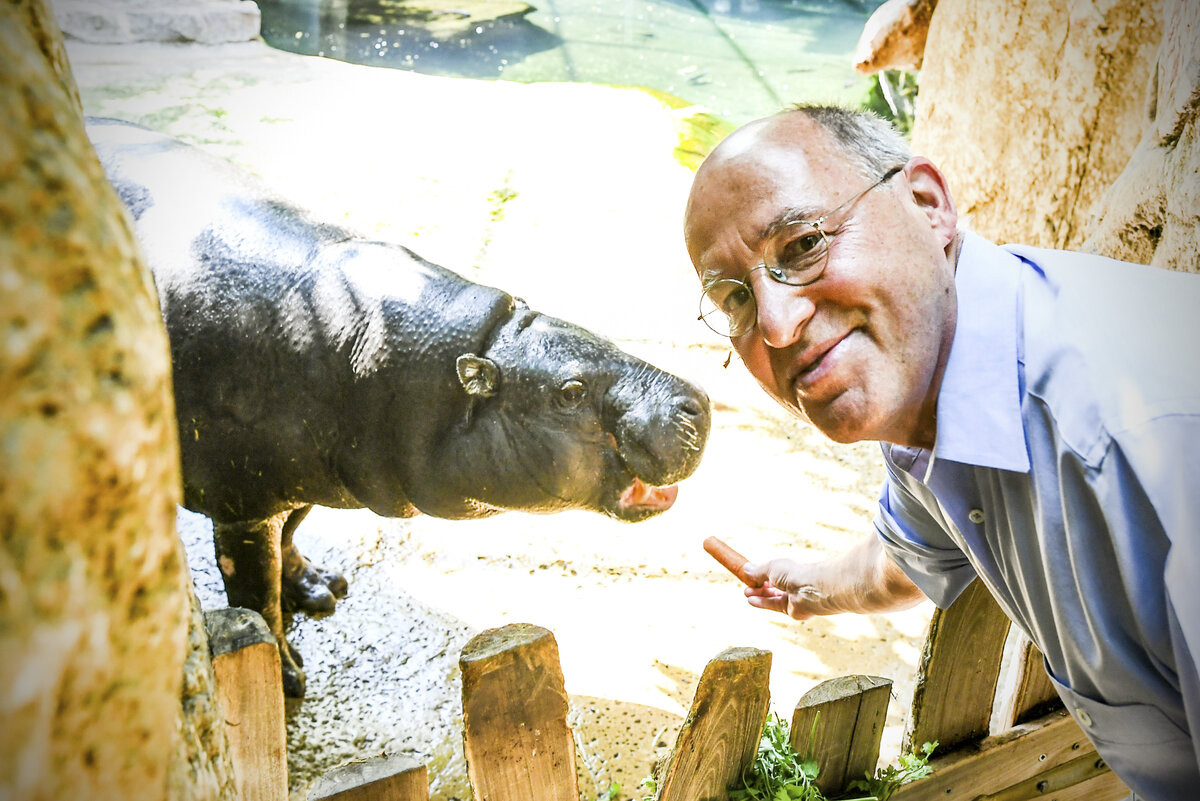
#> input picture local proof of concept/data/input/test.jpg, 1200 x 801 px, found by its file name
$ python videomanipulation.py
#> lines starting #> are read from the running program, lines starting #| are printed output that depends on the picture; after the words box and inside, x2 and y2 are one past the last pixel; in counts of white or black regions, pixels touching at a corner belong together
### local proof of concept/back/basicpicturemanipulation.py
#basic functions for the manipulation of pictures are done here

import cv2 as cv
import numpy as np
import os
from filters import filter_bw

test = "Test.jpeg"
# [39 lines left out: functions get_path, read_picture, gray_filter, show_image, not called in this run]

def write_image(gray):
        cv.imwrite(get_path("output",test), gray)

def image_filter(path, apply, filename):
        img = cv.imread(path)
#> img is the input picture: shape (801, 1200, 3); mean B, G, R 152.4, 175.6, 183.6
        img = apply(img)
        cv.imwrite(filename, img)

image_filter("local proof of concept/data/input/test.jpg", filter_bw, "local proof of concept/data/output/test.jpg")

### local proof of concept/back/filters.py
import cv2 as cv
import numpy as np

# given img becomes Grayscale
def filter_gray(img):
    gray = cv.cvtColor(img, cv.COLOR_BGR2GRAY)
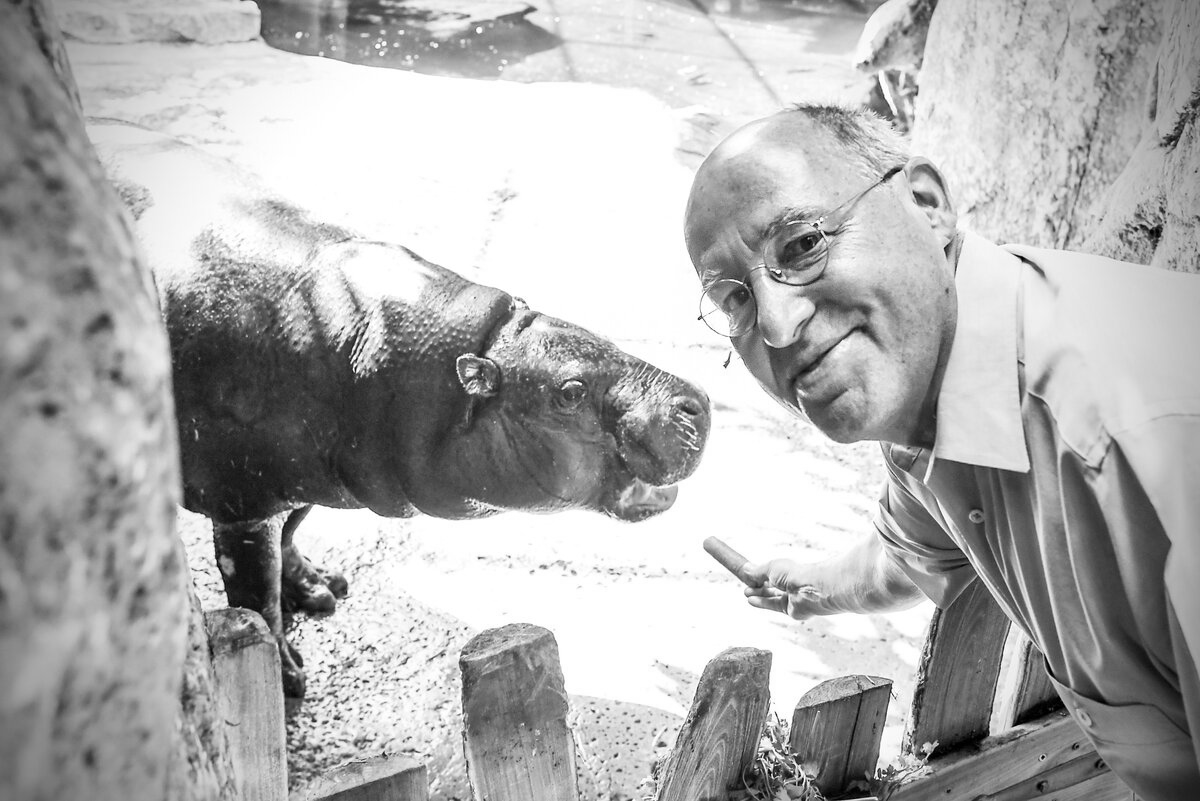
#> gray: shape (801, 1200); min 0, max 255, mean 175.4
    gray = cv.cvtColor(gray, cv.COLOR_GRAY2BGR)
#> gray: shape (801, 1200, 3)
    return gray

# given img becomes black and white
def filter_bw(img):
    gray = filter_gray(img)
    _, bw = cv.threshold(gray, 150, 255, cv.THRESH_BINARY)
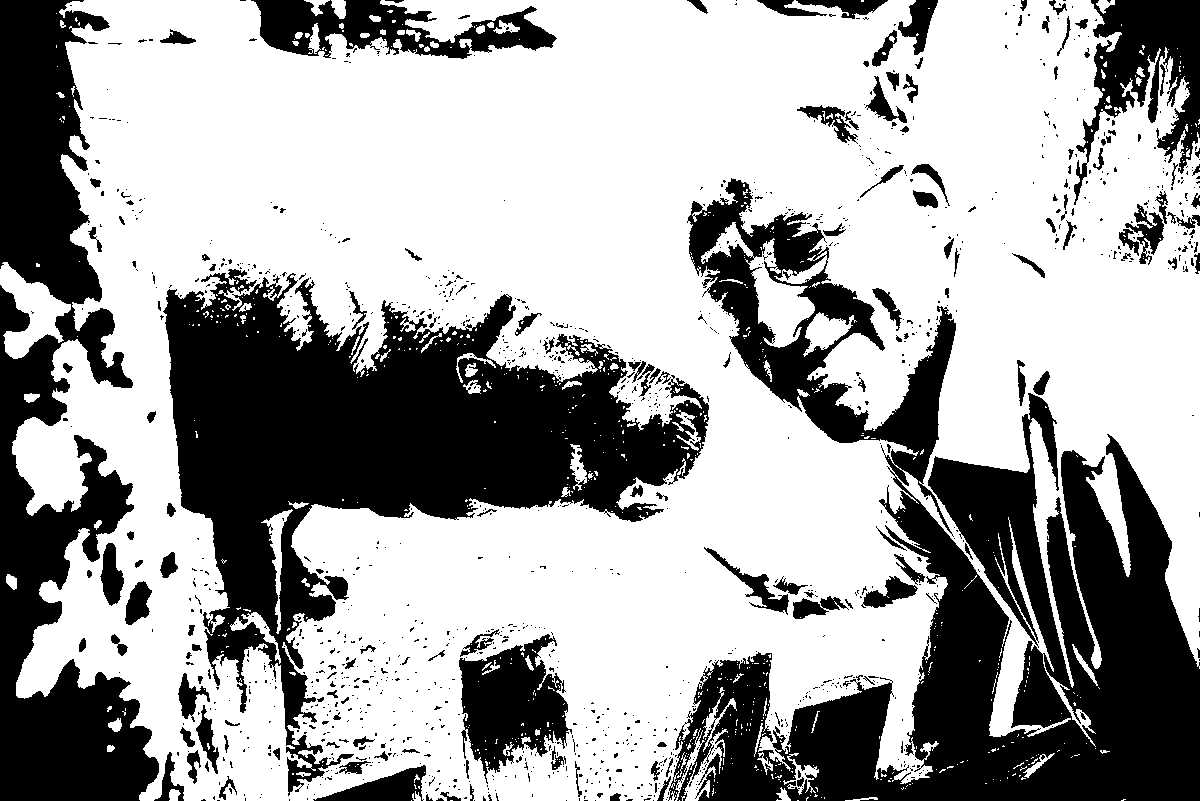
#> bw: shape (801, 1200, 3); 64.5% white; 1267 black regions (1101 under 20 px), largest, box (x1, y1, x2, y2) and area: (668, 178, 1200, 801) 121548, (163, 269, 709, 796) 100395, (0, 0, 159, 801) 61647
    return bw

# given img becomes invertet
def filter_invert(img):
    invert = cv.bitwise_not(img)
    return invert

# given img becomes sketched
def filter_sketch(img):
    _, sketch = cv.pencilSketch(img, sigma_s=7, sigma_r=0.8, shade_factor=0.03)
    return sketch

# given img gets sepia colored overlay
# intensity decides intensity of the overlay
# [59 lines left out: functions filter_sepia, filter_pixel, filter_blurred, filter_sharp, filter_edge, not called in this run]

# rotates image 90 degrees clockwise
def filter_rotate(img):
    rotate = cv.rotate(img, cv.ROTATE_90_CLOCKWISE)
    return rotate

# adds a border in orange
# [24 lines left out: functions filter_border, filter_reflect, filter_wBorder, not called in this run]

# flips the image
# flip value 0 = xaxis, 1 = yaxis, -1 = both
def filter_flip(img):
    flip = cv.flip(img, -1)
    return flip

### local proof of concept/back/videomanipulation.py
### in this file functions for the manipulation of non- live videos will be defined


import numpy as py
import cv2 as cv
from basicpicturemanipulation import gray_filter


PATH = "./local proof of concept/data/input/test_vid.mp4"
FILENAME = './local proof of concept/data/output/test_vid.avi'
CODEC = 'WMV1'

#this is a testing function for us if we are honest
# [44 lines left out: functions show_video, filter_video, not called in this run]
cv.destroyAllWindows()
